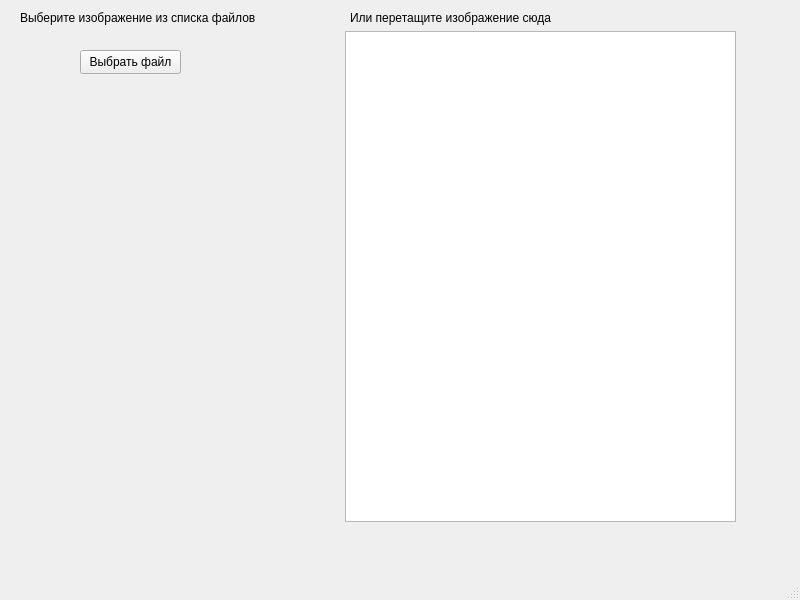
<?xml version="1.0" encoding="UTF-8"?>
<ui version="4.0">
 <class>MainWindow</class>
 <widget class="QMainWindow" name="MainWindow">
  <property name="geometry">
   <rect>
    <x>0</x>
    <y>0</y>
    <width>800</width>
    <height>600</height>
   </rect>
  </property>
  <property name="windowTitle">
   <string>MainWindow</string>
  </property>
  <widget class="QWidget" name="centralwidget">
   <widget class="Custom_View" name="graphicsView">
    <property name="geometry">
     <rect>
      <x>345</x>
      <y>31</y>
      <width>391</width>
      <height>491</height>
     </rect>
    </property>
   </widget>
   <widget class="QLabel" name="label">
    <property name="geometry">
     <rect>
      <x>350</x>
      <y>10</y>
      <width>241</width>
      <height>16</height>
     </rect>
    </property>
    <property name="text">
     <string>Или перетащите изображение сюда</string>
    </property>
   </widget>
   <widget class="QLabel" name="label_2">
    <property name="geometry">
     <rect>
      <x>20</x>
      <y>10</y>
      <width>241</width>
      <height>16</height>
     </rect>
    </property>
    <property name="text">
     <string>Выберите изображение из списка файлов</string>
    </property>
   </widget>
   <widget class="QPushButton" name="pushButton">
    <property name="geometry">
     <rect>
      <x>80</x>
      <y>50</y>
      <width>101</width>
      <height>24</height>
     </rect>
    </property>
    <property name="text">
     <string>Выбрать файл</string>
    </property>
   </widget>
  </widget>
  <widget class="QMenuBar" name="menubar">
   <property name="geometry">
    <rect>
     <x>0</x>
     <y>0</y>
     <width>800</width>
     <height>21</height>
    </rect>
   </property>
  </widget>
  <widget class="QStatusBar" name="statusbar"/>
 </widget>
 <customwidgets>
  <customwidget>
   <class>Custom_View</class>
   <extends>QGraphicsView</extends>
   <header location="global">events.h</header>
  </customwidget>
 </customwidgets>
 <resources/>
 <connections/>
</ui>
